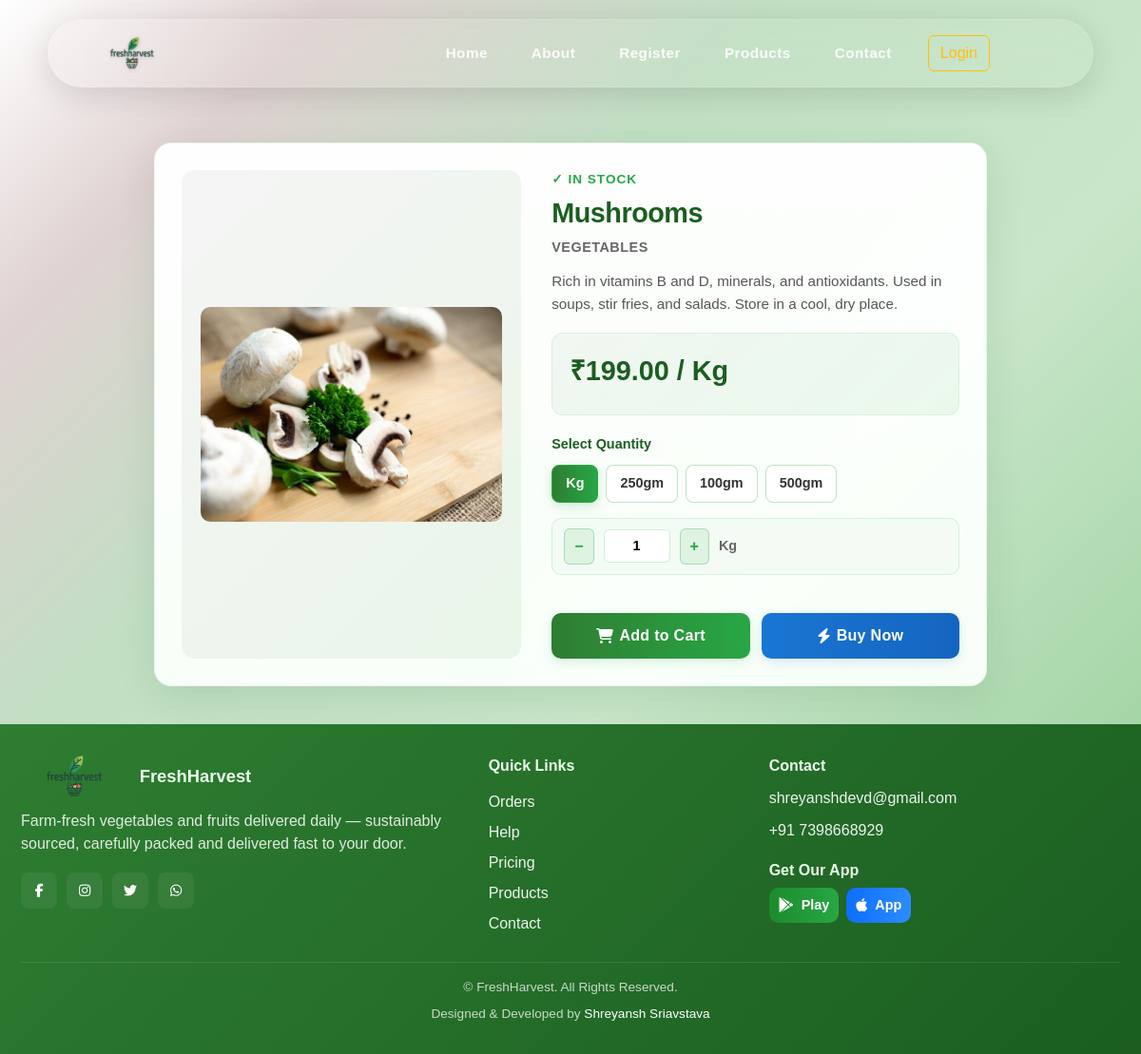
Screenshot of /product_details/2 with the database file from the repository.
### adminapp/models.py (models this page shows, shortened)
class Product(models.Model):
    title = models.CharField(max_length=255)
    unit = models.ForeignKey(Unit, on_delete=models.SET_NULL, null=True)
    category = models.ForeignKey(Category, on_delete=models.CASCADE)
    description = models.TextField(blank=True)
    original_price = models.DecimalField(max_digits=10, decimal_places=2, default=Decimal('0.00'))
    price = models.DecimalField(max_digits=10, decimal_places=2, default=Decimal('0.00'))
    published_date = models.DateField(null=True, blank=True)
    cover_image = models.ImageField(upload_to='product_images/', blank=True, null=True)
    stock = models.DecimalField(max_digits=12, decimal_places=3, default=Decimal('0.000'))
    max_stock = models.DecimalField(max_digits=12, decimal_places=3, default=Decimal('0.000'))
    subquantity_enabled = models.BooleanField(default=False)   # allow per-product subunits
    last_stock_update = models.DateTimeField(null=True, blank=True)

class Category(models.Model):
    name = models.CharField(max_length=100)
    description = models.TextField(blank=True)

class Unit(models.Model):
    name = models.CharField(max_length=100)

class ProductSubQuantity(models.Model):
    product = models.ForeignKey(Product, on_delete=models.CASCADE, related_name='subquantities')
    name = models.CharField(max_length=50)              # e.g. '250gm', '500gm'
    factor_to_base = models.DecimalField(max_digits=12, decimal_places=6, default=Decimal('0.001'))
    price = models.DecimalField(max_digits=10, decimal_places=2, null=True, blank=True)
    unit_subunit = models.ForeignKey(UnitSubUnit, on_delete=models.SET_NULL, null=True, blank=True, related_name='product_variants')
    sort_order = models.IntegerField(default=0)
    class Meta:
        unique_together = ('product', 'name')
        ordering = ['sort_order', 'id']

### mainapp/views.py (the view)
# urls.py: path('product_details/<id>',views.product_details,name='product_details'),
def product_details(request, id):
    product = get_object_or_404(AdminProduct, pk=id)
    try:
        effective_price, active_offer = get_active_offer_price(product)
    except Exception:
        effective_price = product.price if getattr(product, 'price', None) is not None else 0
    context = {
        'userid': request.session.get('userid'),
        'product': product,
        'effective_price': effective_price,
    }
    return render(request, 'product_details.html', context)

### adminapp/models.py (called while the page is built)
def get_active_offer_price(product):
    now = timezone.now()
    oi = OfferItem.objects.filter(
        product=product,
        unlisted=False,
        offer__active=True,
        offer__start_datetime__lte=now,
        offer__end_datetime__gte=now
    ).select_related('offer').order_by('-offer__start_datetime').first()
    if oi:
        return (oi.offer_price, oi)
    return (product.price, None)

### mainapp/context_processors.py (called while the page is built, shortened)
def user_context(request):
    ctx = {}
    userid = request.session.get('userid')
    ctx['userid'] = userid
    ctx['username'] = None
    ctx['profile_url'] = None
    if not userid:
        return ctx

### mainapp/templates/product_details.html (shortened to what this page needs)
{% extends 'base.html' %}
{% load static %}
{% block main %}
<div class="product-details-wrapper">
    <div class="container" style="max-width: 900px;">
        <div class="product-details-card">
            <div class="product-detail-grid">
                <div class="product-image-section">
                    <img src="{{ product.cover_image.url }}" alt="{{ product.title }}">
                </div>
                <div class="product-details-section">
                    <p class="product-status">✓ In Stock</p>
                    <h1 class="product-title">{{ product.title }}</h1>
                    <p class="product-category">{{ product.category.name }}</p>
                    <p class="product-description">{{ product.description }}</p>
                    <div class="price-display">
                        <div class="final-price" id="display-price">₹0.00</div>
                    </div>
                    <div class="quantity-controls">
                        <label class="quantity-label">Select Quantity</label>
                        <div id="subunit-buttons" class="d-flex flex-wrap gap-2 mb-3">
                            <button type="button" class="subunit-choice active"
                                    data-variant="" data-factor="{{ product.unit.factor_to_base|default:'1' }}" data-price="">
                                {{ product.unit.name|default:"unit" }}
                            </button>
                            {% for v in product.subquantities.all %}
                              <button type="button"
                                      class="subunit-choice"
                                      data-variant="{{ v.id }}"
                                      data-factor="{{ v.factor_to_base }}"
                                      data-price="{{ v.price|default_if_none:'' }}">
                                {{ v.name }}
                              </button>
                            {% endfor %}
                        </div>
                        <div id="kg-controls" class="d-flex align-items-center">
                            <button type="button" id="qty-decr">−</button>
                            <input id="quantity-display" class="quantity-input" value="1" readonly>
                            <button type="button" id="qty-incr">+</button>
                            <div id="unit-label">{{ product.unit.name|default:"unit" }}</div>
                        </div>
                    </div>
                    <form method="post" action="{% url 'addtocart' product.id %}" class="action-buttons">
                        <button type="submit" class="btn-success">
                            <i class="fas fa-shopping-cart"></i> Add to Cart
                        </button>
                        <button type="submit" name="buy_now" value="1" class="btn-primary">
                            <i class="fas fa-bolt"></i> Buy Now
                        </button>
                    </form>
                </div>
            </div>
        </div>
    </div>
</div>
{% endblock %}

### mainapp/templates/base.html (shortened to what this page needs)
{% load static %}
<!DOCTYPE html>
<html lang="en">
<head>
  <link rel="stylesheet" href="{% static 'css/bootstrap.css' %}">
  <link rel="stylesheet" href="{% static 'css/splide.min.css' %}">
   <link rel="stylesheet" href="{% static 'css/modern.css' %}">   <link rel="stylesheet" href="https://unpkg.com/aos@next/dist/aos.css" />
  <link rel="stylesheet" href="https://cdnjs.cloudflare.com/ajax/libs/font-awesome/6.5.1/css/all.min.css">
</head>
<body>
  <nav class="navbar navbar-expand-lg">
    <div class="container-fluid">
      <a class="navbar-brand" href="{% url 'index' %}">
        <img src="{% static 'img/freshHarvest.png' %}" alt="FreshHarvest logo">
      </a>
      <div class="collapse navbar-collapse me-5" id="navbarNav">
        <ul class="navbar-nav ms-auto align-items-center">
          <li class="nav-item"><a class="nav-link" href="{% url 'index' %}">Home</a></li>
          <li class="nav-item"><a class="nav-link" href="{% url 'about' %}">About</a></li>
          {% if not userid %}
            <li class="nav-item"><a class="nav-link" href="{% url 'register' %}">Register</a></li>
          {% endif %}
          <li class="nav-item"><a class="nav-link" href="{% url 'products' %}">Products</a></li>
          <li class="nav-item"><a class="nav-link" href="{% url 'contact' %}">Contact</a></li>
        </ul>
        <div class="text-center me-3">
          {% if userid %}
            <div class="dropdown">
              <button class="btn  dropdown-toggle d-flex align-items-center" data-bs-toggle="dropdown" aria-expanded="false" style="gap:8px; background: rgba(255,255,255,0.06); backdrop-filter: blur(16px);-webkit-backdrop-filter: blur(16px); ">
                <img src="{{ profile_url|default:'/static/admin/assets/images/user/avatar-2.jpg' }}" alt="avatar" style=" width:34px;height:34px;border-radius:6px;object-fit:cover;">
                <span>{{ username|default:name }}</span>
              </button>
              <ul class="dropdown-menu" id="nav-drop">
                <li><a class="dropdown-item" href="{% url 'userdash' %}">Dashboard</a></li>
                <li><a class="dropdown-item" href="{% url 'viewcart' %}">Cart</a></li>
                <li><a class="dropdown-item" href="{% url 'userlogout' %}">Logout</a></li>
              </ul>
            </div>
          {% else %}
            <a href="{% url 'login' %}" class="btn btn-outline-warning ">Login</a>
          {% endif %}
        </div>
      </div>
    </div>
  </nav>
  <main>
    {% block main %}{% endblock %}
  </main>
  <footer role="contentinfo" aria-label="Site footer">
    <div class="container">
      <div class="row gy-4 align-items-start">
        <div class="col-12 col-md-5" style="display:flex;flex-direction:column;gap:12px;">
          <div style="display:flex;align-items:center;gap:12px;">
            <img src="{% static 'img/freshHarvest.png' %}" alt="FreshHarvest" style="height:46px;width:auto;object-fit:contain;border-radius:6px;">
            <div style="font-weight:800;font-size:1.15rem;color:#eaffea;">FreshHarvest</div>
          </div>
          <p style="margin:0;color:rgba(255,255,255,0.85);max-width:520px;">
            Farm‑fresh vegetables and fruits delivered daily — sustainably sourced, carefully packed and delivered fast to your door.
          </p>
          <div style="display:flex;gap:10px;align-items:center;margin-top:6px;">
            <a href="#" aria-label="Facebook" style="display:inline-flex;align-items:center;justify-content:center;width:38px;height:38px;border-radius:8px;background:rgba(255,255,255,0.06);color:#fff;text-decoration:none;">
              <i class="fab fa-facebook-f" aria-hidden="true" style="font-size:14px;"></i>
            </a>
            <a href="#" aria-label="Instagram" style="display:inline-flex;align-items:center;justify-content:center;width:38px;height:38px;border-radius:8px;background:rgba(255,255,255,0.06);color:#fff;text-decoration:none;">
              <i class="fab fa-instagram" aria-hidden="true" style="font-size:14px;"></i>
            </a>
            <a href="#" aria-label="Twitter" style="display:inline-flex;align-items:center;justify-content:center;width:38px;height:38px;border-radius:8px;background:rgba(255,255,255,0.06);color:#fff;text-decoration:none;">
              <i class="fab fa-twitter" aria-hidden="true" style="font-size:14px;"></i>
            </a>
            <a href="#" aria-label="WhatsApp" style="display:inline-flex;align-items:center;justify-content:center;width:38px;height:38px;border-radius:8px;background:rgba(255,255,255,0.06);color:#fff;text-decoration:none;">
              <i class="fab fa-whatsapp" aria-hidden="true" style="font-size:14px;"></i>
            </a>
          </div>
        </div>
        <div class="col-6 col-md-3">
          <div style="font-weight:700;color:#eaffea;margin-bottom:10px;">Quick Links</div>
          <ul style="list-style:none;padding:0;margin:0;line-height:2;">
            <li><a href="#" style="color:rgba(255,255,255,0.92);text-decoration:none;">Orders</a></li>
            <li><a href="#" style="color:rgba(255,255,255,0.92);text-decoration:none;">Help</a></li>
            <li><a href="#" style="color:rgba(255,255,255,0.92);text-decoration:none;">Pricing</a></li>
            <li><a href="{% url 'products' %}" style="color:rgba(255,255,255,0.92);text-decoration:none;">Products</a></li>
            <li><a href="{% url 'contact' %}" style="color:rgba(255,255,255,0.92);text-decoration:none;">Contact</a></li>
          </ul>
        </div>
        <div class="col-6 col-md-4">
          <div style="display:flex;flex-direction:column;gap:10px;">
            <div style="font-weight:700;color:#eaffea;">Contact</div>
            <div style="color:rgba(255,255,255,0.92);">shreyanshdevd@gmail.com</div>
            <div style="color:rgba(255,255,255,0.92);">+91 7398668929</div>
            <div style="margin-top:8px;">
              <div style="font-weight:700;color:#eaffea;margin-bottom:6px;">Get Our App</div>
              <div style="display:flex;gap:8px;flex-wrap:wrap;">
                <a href="#" aria-label="Download on Play Store" style="display:inline-flex;align-items:center;gap:8px;padding:8px 10px;border-radius:10px;background:linear-gradient(90deg,#1b8b2b,#28a745);color:#fff;text-decoration:none;font-weight:700;font-size:0.9rem;">
                  <i class="fab fa-google-play" aria-hidden="true" style="font-size:16px;"></i> Play
                </a>
                <a href="#" aria-label="Download on App Store" style="display:inline-flex;align-items:center;gap:8px;padding:8px 10px;border-radius:10px;background:linear-gradient(90deg,#0d6efd,#2b8cff);color:#fff;text-decoration:none;font-weight:700;font-size:0.9rem;">
                  <i class="fab fa-apple" aria-hidden="true" style="font-size:16px;"></i> App
                </a>
              </div>
            </div>
          </div>
        </div>
      </div>
      <div style="border-top:1px solid rgba(255,255,255,0.1);margin-top:24px;padding-top:16px;">
        <div style="display:flex;flex-direction:column;gap:8px;">
          <div style="font-size:0.85rem;color:rgba(255,255,255,0.75);text-align:center;">
            © {{ now.year }} FreshHarvest. All Rights Reserved.
          </div>
          <div style="font-size:0.85rem;color:rgba(255,255,255,0.75);text-align:center;">
            Designed & Developed by <a href="https://shreyanshdev.pythonanywhere.com/" target="_blank" class="text-decoration-none text-white">Shreyansh Sriavstava</a>
          </div>
        </div>
      </div>
    </div>
  </footer>
</body>
</html>

### mainapp/static/css/modern.css (style rules this page uses)
.navbar { position: fixed; top: 20px; left: 0; right: 0; margin: 0 auto; width: auto; max-width: 1100px; z-index: 2000; background: rgba(255,255,255,0.06); backdrop-filter: blur(16px); -webkit-backdrop-filter: blur(16px); border: 1px solid rgba(255,255,255,0.12); border-radius: 40px; transition: background 0.25s ease, padding 0.25s ease, top 0.25s ease; padding: 0.75rem 2rem; box-shadow: 0 8px 32px rgba(0,0,0,0.12); }
.navbar .navbar-brand img { max-height: 36px; transition: max-height 0.3s ease; filter: drop-shadow(0 1px 2px rgba(0,0,0,.2)); }
.navbar-nav .nav-link { color: rgba(255,255,255,0.9) !important; font-weight: 600; font-size: 0.95rem; letter-spacing: .5px; position: relative; padding: 0.5rem 1.25rem; transition: color 0.2s ease, transform 0.2s ease; }
.navbar-nav .nav-link::after { content: ''; position: absolute; width: 0; height: 2px; bottom: 0; left: 50%; background: linear-gradient(90deg,#ff8a00,#e52e71); transition: width 0.3s ease, left 0.3s ease; transform: translateX(-50%); }
body { padding-top: 110px; }

### mainapp/templates/base.html (style rules this page uses)
:root { --brand:#2E7D32; --muted:#6c757d; --card-shadow: 0 8px 25px rgba(0,0,0,0.12); }
#navbarNav ul li { padding-right: 20px; margin-right: 10px; }
html, body { height: 100%; margin: 0; font-family: 'Poppins', sans-serif; -webkit-font-smoothing:antialiased; background: linear-gradient(135deg,#f9fff9,#e8f5e9); color: #222; display: flex; flex-direction: column; min-height: 100vh; }
main { flex: 1 0 auto; }
footer { background:linear-gradient(135deg,#2E7D32,#1B5E20); color:#fff; padding:32px 0; flex-shrink:0; }
.container { max-width:1180px; }
img { display: block; max-width: 100%; }

### rows the page displays
Product: cover_image (picture), title "Mushrooms", category.name "VEGETABLES", description "Rich in vitamins B and D, minerals, and antioxidants. Used in soups, stir fries, and salads. Store in a cool, dry place.", unit.name "Kg"
ProductSubQuantity: name "250gm"
ProductSubQuantity: name "100gm"
ProductSubQuantity: name "500gm"
